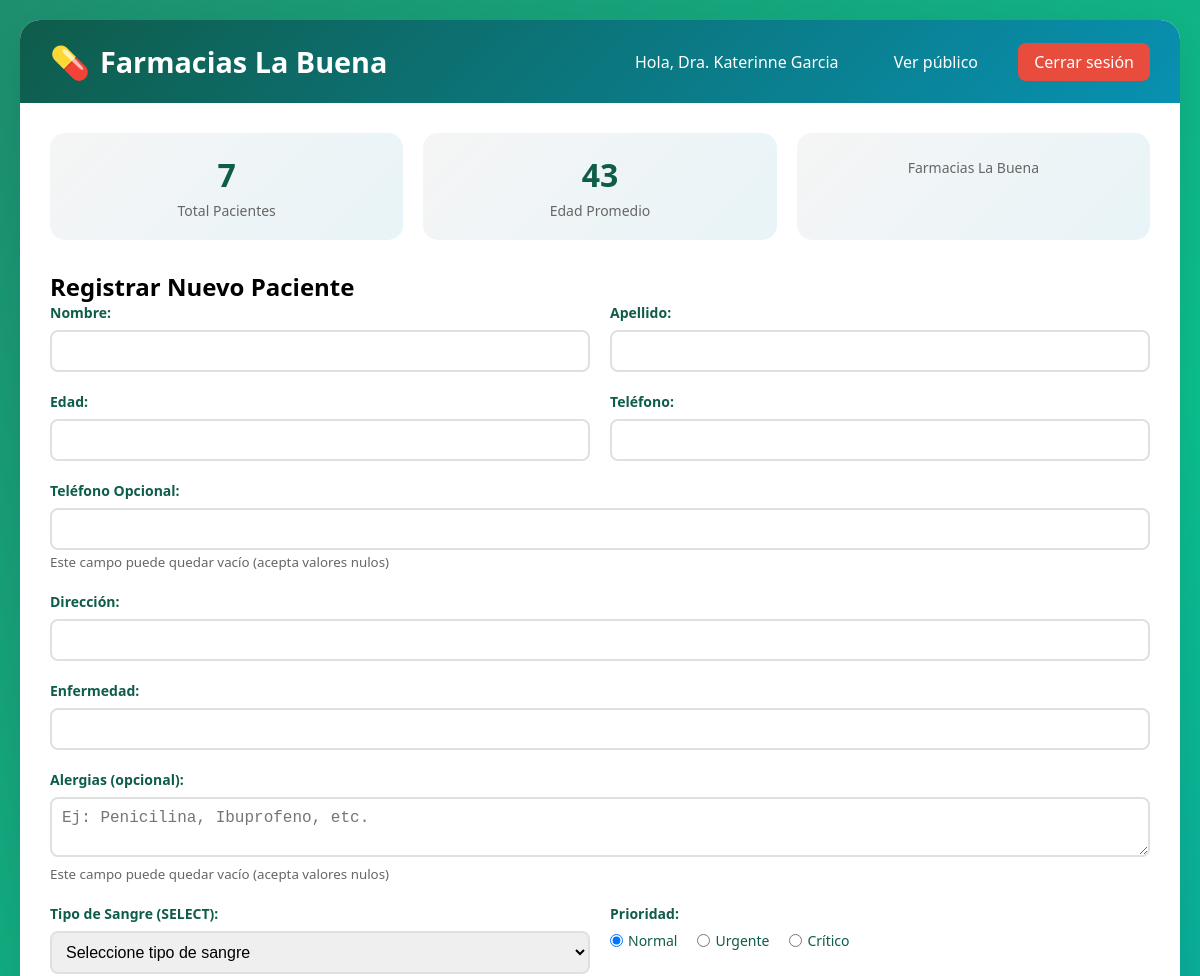
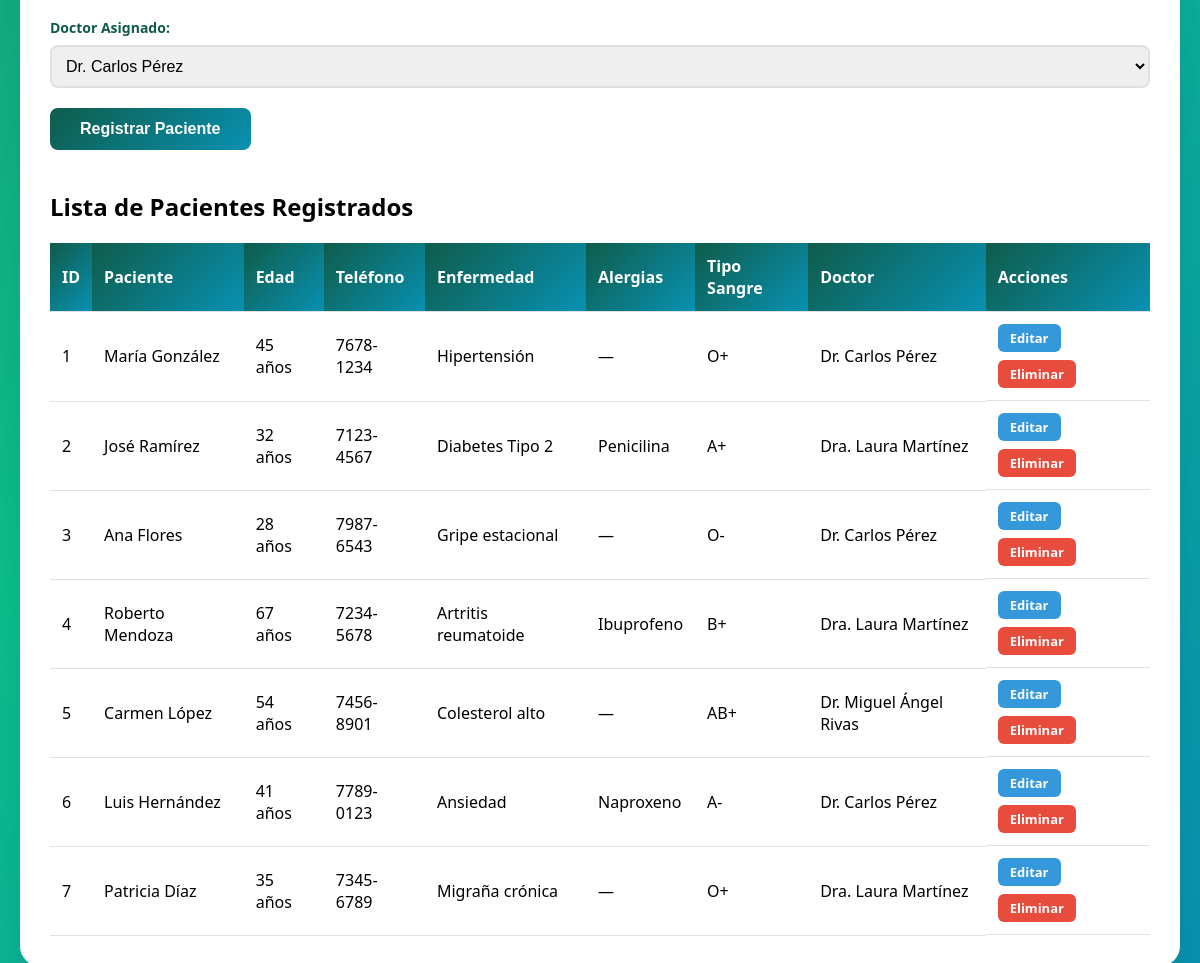
/dashboard.php (signed in), run on the app's committed database (2 pictures, top to bottom).
### tables this page shows
CREATE TABLE `pacientes` (
  `id` int(11) NOT NULL,
  `nombre` varchar(100) NOT NULL,
  `apellido` varchar(100) NOT NULL,
  `edad` int(11) NOT NULL,
  `telefono` varchar(15) NOT NULL,
  `telefono_opcional` varchar(15) DEFAULT NULL,
  `direccion` varchar(200) NOT NULL,
  `enfermedad` varchar(100) NOT NULL,
  `alergias` text DEFAULT NULL,
  `tipo_sangre` varchar(5) NOT NULL,
  `fecha_consulta` timestamp NOT NULL DEFAULT current_timestamp(),
  `doctor_asignado` varchar(100) NOT NULL
);

### dashboard.php (the view, shortened to what this page needs)
<?php
include 'conexion.php';
$paciente_editar = null;
$pacientes = $conexion->query("SELECT * FROM pacientes ORDER BY fecha_consulta DESC");
$total_pacientes = $pacientes->num_rows;
$result_edad = $conexion->query("SELECT AVG(edad) as promedio FROM pacientes");
$edad_promedio = $result_edad ? $result_edad->fetch_assoc()['promedio'] : 0;
?>
<!DOCTYPE html>
<html lang="es">
<head>
    <link rel="stylesheet" href="style.css">
</head>
<body>
    <div class="container">
        <div class="header">
            <h1> Farmacias La Buena</h1>
            <div class="nav">
                <span style="margin-right: 15px;"> Hola, <?= htmlspecialchars($_SESSION['nombre']) ?></span>
                <a href="index.php">Ver público</a>
                <a href="logout.php" class="btn-logout"> Cerrar sesión</a>
            </div>
        </div>
        <div class="content">
            <div class="stats">
                <div class="stat-card">
                    <h3><?= $total_pacientes ?></h3>
                    <p>Total Pacientes</p>
                </div>
                <div class="stat-card">
                    <h3><?= round($edad_promedio) ?></h3>
                    <p>Edad Promedio</p>
                </div>
                <div class="stat-card">
                    <p>Farmacias La Buena</p>
                </div>
            </div>
            <h2><?= $paciente_editar ? ' Editar Paciente' : ' Registrar Nuevo Paciente' ?></h2>
            <form method="POST">
                <div class="form-row">
                    <div class="form-group">
                        <label>Nombre:</label>
                        <input type="text" name="nombre" value="<?= $paciente_editar ? htmlspecialchars($paciente_editar['nombre']) : '' ?>" required>
                    </div>
                    <div class="form-group">
                        <label>Apellido:</label>
                        <input type="text" name="apellido" value="<?= $paciente_editar ? htmlspecialchars($paciente_editar['apellido']) : '' ?>" required>
                    </div>
                </div>
                <div class="form-row">
                    <div class="form-group">
                        <label> Edad:</label>
                        <input type="number" name="edad" value="<?= $paciente_editar ? $paciente_editar['edad'] : '' ?>" required>
                    </div>
                    <div class="form-group">
                        <label> Teléfono:</label>
                        <input type="tel" name="telefono" value="<?= $paciente_editar ? $paciente_editar['telefono'] : '' ?>" required>
                    </div>
                </div>
                <div class="form-group">
                    <label>Teléfono Opcional:</label>
                    <input type="tel" name="telefono_opcional" value="<?= $paciente_editar ? htmlspecialchars($paciente_editar['telefono_opcional']) : '' ?>">
                    <small style="color: #666;">Este campo puede quedar vacío (acepta valores nulos)</small>
                </div>
                <div class="form-group">
                    <label> Dirección:</label>
                    <input type="text" name="direccion" value="<?= $paciente_editar ? htmlspecialchars($paciente_editar['direccion']) : '' ?>" required>
                </div>
                <div class="form-group">
                    <label>Enfermedad:</label>
                    <input type="text" name="enfermedad" value="<?= $paciente_editar ? htmlspecialchars($paciente_editar['enfermedad']) : '' ?>" required>
                </div>
                <div class="form-group">
                    <label> Alergias (opcional):</label>
                    <textarea name="alergias" rows="2" placeholder="Ej: Penicilina, Ibuprofeno, etc."><?= $paciente_editar ? htmlspecialchars($paciente_editar['alergias']) : '' ?></textarea>
                    <small style="color: #666;">Este campo puede quedar vacío (acepta valores nulos)</small>
                </div>
                <div class="form-row">
                    <div class="form-group">
                        <label> Tipo de Sangre (SELECT):</label>
                        <select name="tipo_sangre" required>
                            <option value="">Seleccione tipo de sangre</option>
                        </select>
                    </div>
                    <div class="form-group">
                        <label> Prioridad:</label>
                        <div class="radio-group">
                            <label><input type="radio" name="prioridad" value="normal" checked> Normal</label>
                            <label><input type="radio" name="prioridad" value="urgente"> Urgente</label>
                            <label><input type="radio" name="prioridad" value="critico"> Crítico</label>
                        </div>
                    </div>
                </div>
                <div class="form-group">
                    <label>Doctor Asignado:</label>
                    <select name="doctor_asignado" required>
                        <option value="Dr. Carlos Pérez" <?= $paciente_editar && $paciente_editar['doctor_asignado'] == 'Dr. Carlos Pérez' ? 'selected' : '' ?>>Dr. Carlos Pérez</option>
                    </select>
                </div>
                <button type="submit" class="btn"><?= $paciente_editar ? ' Actualizar Paciente' : ' Registrar Paciente' ?></button>
            </form>
            <h2 style="margin-top: 40px;"> Lista de Pacientes Registrados</h2>
            <div style="overflow-x: auto;">
                <table>
                    <thead>
                        <tr>
                            <th>ID</th>
                            <th>Paciente</th>
                            <th>Edad</th>
                            <th>Teléfono</th>
                            <th>Enfermedad</th>
                            <th>Alergias</th>
                            <th>Tipo Sangre</th>
                            <th>Doctor</th>
                            <th>Acciones</th>
                        </tr>
                    </thead>
                    <tbody>
                        <?php
                        $pacientes_lista = $conexion->query("SELECT * FROM pacientes ORDER BY fecha_consulta DESC");
                        if($pacientes_lista && $pacientes_lista->num_rows > 0):
                        while($p = $pacientes_lista->fetch_assoc()):
                        ?>
                        <tr>
                            <td data-label="ID"><?= $p['id'] ?></td>
                            <td data-label="Paciente"><?= htmlspecialchars($p['nombre'] . ' ' . $p['apellido']) ?></td>
                            <td data-label="Edad"><?= $p['edad'] ?> años</td>
                            <td data-label="Teléfono"><?= htmlspecialchars($p['telefono']) ?></td>
                            <td data-label="Enfermedad"><?= htmlspecialchars($p['enfermedad']) ?></td>
                            <td data-label="Alergias"><?= $p['alergias'] ? htmlspecialchars($p['alergias']) : '—' ?></td>
                            <td data-label="Tipo Sangre"><?= $p['tipo_sangre'] ?></td>
                            <td data-label="Doctor"><?= htmlspecialchars($p['doctor_asignado']) ?></td>
                            <td data-label="Acciones" class="acciones">
                                <a href="dashboard.php?editar=<?= $p['id'] ?>" class="btn-editar"> Editar</a>
                                <a href="dashboard.php?eliminar=<?= $p['id'] ?>" class="btn-eliminar" onclick="return confirm('¿Estás seguro de eliminar este paciente?')"> Eliminar</a>
                            </td>
                        </tr>
                        <?php
                        endwhile;
                        else:
                        ?>
                        <tr>
                            <td colspan="9" style="text-align: center;">No hay pacientes registrados</td>
                        </tr>
                        <?php endif; ?>
                    </tbody>
                </table>
            </div>
        </div>
    </div>
</body>
</html>

### style.css (style rules this page uses)
* { margin: 0; padding: 0; box-sizing: border-box; }
body { font-family: 'Segoe UI', Tahoma, Geneva, Verdana, sans-serif; background: linear-gradient(135deg, #1e8e6e 0%, #0cbf8c 50%, #0891b2 100%); min-height: 100vh; padding: 20px; }
.container { max-width: 1300px; margin: 0 auto; background: white; border-radius: 20px; box-shadow: 0 20px 40px rgba(0,0,0,0.1); overflow: hidden; }
.header { background: linear-gradient(135deg, #0f5c4a 0%, #0891b2 100%); color: white; padding: 20px 30px; display: flex; justify-content: space-between; align-items: center; }
.header h1 { font-size: 1.8rem; display: flex; align-items: center; gap: 10px; }
.header h1::before { content: "💊"; font-size: 2rem; }
.nav a { color: white; text-decoration: none; margin-left: 20px; padding: 8px 16px; border-radius: 8px; transition: all 0.3s; }
.btn-logout { background: #e74c3c; }
.content { padding: 30px; }
.form-group { margin-bottom: 20px; }
.form-group label { display: block; margin-bottom: 8px; font-weight: bold; color: #0f5c4a; font-size: 14px; }
.form-group input, .form-group select, .form-group textarea { width: 100%; padding: 10px; border: 2px solid #e0e0e0; border-radius: 8px; font-size: 16px; transition: border 0.3s; }
.form-row { display: grid; grid-template-columns: 1fr 1fr; gap: 20px; }
.radio-group, .checkbox-group { display: flex; gap: 20px; align-items: center; flex-wrap: wrap; }
.radio-group label, .checkbox-group label { display: flex; align-items: center; gap: 5px; font-weight: normal; cursor: pointer; }
.btn { background: linear-gradient(135deg, #0f5c4a 0%, #0891b2 100%); color: white; padding: 12px 30px; border: none; border-radius: 8px; cursor: pointer; font-size: 16px; font-weight: bold; transition: all 0.3s; }
table { width: 100%; border-collapse: collapse; margin-top: 20px; overflow-x: auto; display: block; }
table th, table td { padding: 12px; text-align: left; border-bottom: 1px solid #e0e0e0; }
table th { background: linear-gradient(135deg, #0f5c4a 0%, #0891b2 100%); color: white; font-weight: bold; }
.acciones { display: flex; gap: 8px; flex-wrap: wrap; }
.btn-editar, .btn-eliminar { padding: 5px 12px; border-radius: 6px; text-decoration: none; font-size: 13px; transition: all 0.3s; display: inline-block; font-weight: bold; }
.btn-editar { background: #3498db; color: white; }
.btn-eliminar { background: #e74c3c; color: white; }
.stats { display: grid; grid-template-columns: repeat(auto-fit, minmax(200px, 1fr)); gap: 20px; margin-bottom: 30px; }
.stat-card { background: linear-gradient(135deg, #f5f5f5 0%, #e8f4f8 100%); padding: 20px; border-radius: 15px; text-align: center; transition: transform 0.3s; }
.stat-card h3 { color: #0f5c4a; font-size: 2rem; margin-bottom: 5px; }
.stat-card p { color: #666; font-size: 14px; }

### data on the page
pacientes: id "1", nombre+apellido "María González", edad "45", telefono "7678-1234", enfermedad "Hipertensión", tipo_sangre "O+", doctor_asignado "Dr. Carlos Pérez"
pacientes: id "2", nombre+apellido "José Ramírez", edad "32", telefono "7123-4567", enfermedad "Diabetes Tipo 2", alergias "Penicilina", tipo_sangre "A+", doctor_asignado "Dra. Laura Martínez"
pacientes: id "3", nombre+apellido "Ana Flores", edad "28", telefono "7987-6543", enfermedad "Gripe estacional", tipo_sangre "O-", doctor_asignado "Dr. Carlos Pérez"
pacientes: id "4", nombre+apellido "Roberto Mendoza", edad "67", telefono "7234-5678", enfermedad "Artritis reumatoide", alergias "Ibuprofeno", tipo_sangre "B+", doctor_asignado "Dra. Laura Martínez"
pacientes: id "5", nombre+apellido "Carmen López", edad "54", telefono "7456-8901", enfermedad "Colesterol alto", tipo_sangre "AB+", doctor_asignado "Dr. Miguel Ángel Rivas"
pacientes: id "6", nombre+apellido "Luis Hernández", edad "41", telefono "7789-0123", enfermedad "Ansiedad", alergias "Naproxeno", tipo_sangre "A-", doctor_asignado "Dr. Carlos Pérez"
pacientes: id "7", nombre+apellido "Patricia Díaz", edad "35", telefono "7345-6789", enfermedad "Migraña crónica", tipo_sangre "O+", doctor_asignado "Dra. Laura Martínez"

### other printed values
$_SESSION['nombre'] "Dra. Katerinne Garcia"
$total_pacientes "7"
$edad_promedio "43"
